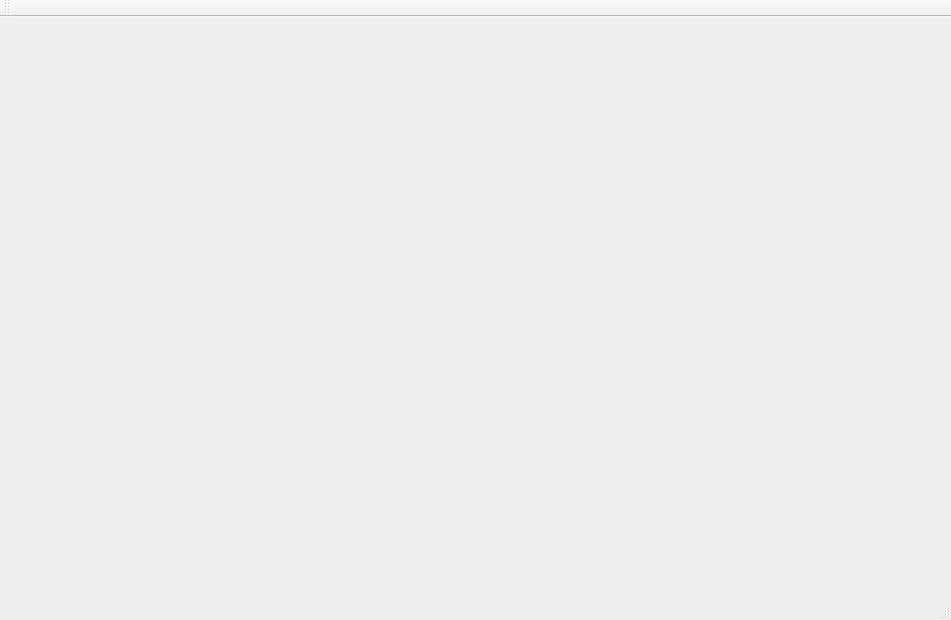
<?xml version="1.0" encoding="UTF-8"?>
<ui version="4.0">
 <class>ShowmacLk</class>
 <widget class="QMainWindow" name="ShowmacLk">
  <property name="geometry">
   <rect>
    <x>0</x>
    <y>0</y>
    <width>951</width>
    <height>620</height>
   </rect>
  </property>
  <property name="windowTitle">
   <string>ShowmacLk</string>
  </property>
  <widget class="QWidget" name="centralWidget"/>
  <widget class="QMenuBar" name="menuBar">
   <property name="geometry">
    <rect>
     <x>0</x>
     <y>0</y>
     <width>951</width>
     <height>23</height>
    </rect>
   </property>
  </widget>
  <widget class="QToolBar" name="mainToolBar">
   <attribute name="toolBarArea">
    <enum>TopToolBarArea</enum>
   </attribute>
   <attribute name="toolBarBreak">
    <bool>false</bool>
   </attribute>
  </widget>
  <widget class="QStatusBar" name="statusBar"/>
 </widget>
 <layoutdefault spacing="6" margin="11"/>
 <resources/>
 <connections/>
</ui>
